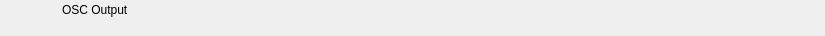
<?xml version="1.0" encoding="UTF-8"?>
<ui version="4.0">
 <class>RundownOscOutputWidget</class>
 <widget class="QWidget" name="RundownOscOutputWidget">
  <property name="geometry">
   <rect>
    <x>0</x>
    <y>0</y>
    <width>825</width>
    <height>36</height>
   </rect>
  </property>
  <layout class="QHBoxLayout" name="horizontalLayout">
   <property name="spacing">
    <number>0</number>
   </property>
   <property name="margin">
    <number>0</number>
   </property>
   <item>
    <widget class="QFrame" name="frameItem">
     <property name="sizePolicy">
      <sizepolicy hsizetype="Preferred" vsizetype="Fixed">
       <horstretch>0</horstretch>
       <verstretch>0</verstretch>
      </sizepolicy>
     </property>
     <property name="minimumSize">
      <size>
       <width>0</width>
       <height>36</height>
      </size>
     </property>
     <widget class="QLabel" name="labelIcon">
      <property name="geometry">
       <rect>
        <x>22</x>
        <y>2</y>
        <width>32</width>
        <height>32</height>
       </rect>
      </property>
      <property name="text">
       <string/>
      </property>
      <property name="pixmap">
       <pixmap resource="../Widgets.qrc">:/Graphics/Images/OscOutput.png</pixmap>
      </property>
      <property name="scaledContents">
       <bool>true</bool>
      </property>
     </widget>
     <widget class="QLabel" name="labelLabel">
      <property name="geometry">
       <rect>
        <x>62</x>
        <y>2</y>
        <width>5000</width>
        <height>16</height>
       </rect>
      </property>
      <property name="text">
       <string>OSC Output</string>
      </property>
     </widget>
     <widget class="QLabel" name="labelColor">
      <property name="geometry">
       <rect>
        <x>0</x>
        <y>0</y>
        <width>18</width>
        <height>36</height>
       </rect>
      </property>
      <property name="text">
       <string/>
      </property>
     </widget>
     <widget class="QLabel" name="labelGroupColor">
      <property name="geometry">
       <rect>
        <x>0</x>
        <y>0</y>
        <width>6</width>
        <height>36</height>
       </rect>
      </property>
      <property name="text">
       <string/>
      </property>
     </widget>
     <widget class="QLabel" name="labelDelay">
      <property name="geometry">
       <rect>
        <x>185</x>
        <y>19</y>
        <width>55</width>
        <height>16</height>
       </rect>
      </property>
      <property name="text">
       <string></string>
      </property>
     </widget>
     <widget class="QLabel" name="labelRemoteTriggerId">
      <property name="geometry">
       <rect>
        <x>245</x>
        <y>19</y>
        <width>70</width>
        <height>16</height>
       </rect>
      </property>
      <property name="text">
       <string></string>
      </property>
     </widget>
    </widget>
   </item>
   <item>
    <widget class="QFrame" name="frameStatus">
     <property name="minimumSize">
      <size>
       <width>77</width>
       <height>0</height>
      </size>
     </property>
     <property name="maximumSize">
      <size>
       <width>77</width>
       <height>16777215</height>
      </size>
     </property>
     <widget class="QLabel" name="labelGpiConnected">
      <property name="geometry">
       <rect>
        <x>1</x>
        <y>2</y>
        <width>32</width>
        <height>32</height>
       </rect>
      </property>
      <property name="minimumSize">
       <size>
        <width>32</width>
        <height>32</height>
       </size>
      </property>
      <property name="maximumSize">
       <size>
        <width>32</width>
        <height>32</height>
       </size>
      </property>
      <property name="lineWidth">
       <number>0</number>
      </property>
      <property name="text">
       <string/>
      </property>
      <property name="pixmap">
       <pixmap resource="../Widgets.qrc">:/Graphics/Images/GpiConnected.png</pixmap>
      </property>
      <property name="scaledContents">
       <bool>true</bool>
      </property>
     </widget>
     <widget class="QLabel" name="labelDisconnected">
      <property name="geometry">
       <rect>
        <x>32</x>
        <y>2</y>
        <width>32</width>
        <height>32</height>
       </rect>
      </property>
      <property name="minimumSize">
       <size>
        <width>32</width>
        <height>32</height>
       </size>
      </property>
      <property name="maximumSize">
       <size>
        <width>32</width>
        <height>32</height>
       </size>
      </property>
      <property name="text">
       <string/>
      </property>
      <property name="pixmap">
       <pixmap resource="../Widgets.qrc">:/Graphics/Images/Disconnected.png</pixmap>
      </property>
      <property name="scaledContents">
       <bool>true</bool>
      </property>
     </widget>
     <widget class="QLabel" name="labelActiveColor">
      <property name="geometry">
       <rect>
        <x>69</x>
        <y>0</y>
        <width>8</width>
        <height>36</height>
       </rect>
      </property>
      <property name="minimumSize">
       <size>
        <width>8</width>
        <height>36</height>
       </size>
      </property>
      <property name="maximumSize">
       <size>
        <width>8</width>
        <height>36</height>
       </size>
      </property>
      <property name="text">
       <string/>
      </property>
     </widget>
    </widget>
   </item>
  </layout>
 </widget>
 <resources>
  <include location="../Widgets.qrc"/>
 </resources>
 <connections/>
 <slots>
  <slot>addToCombo()</slot>
 </slots>
</ui>
